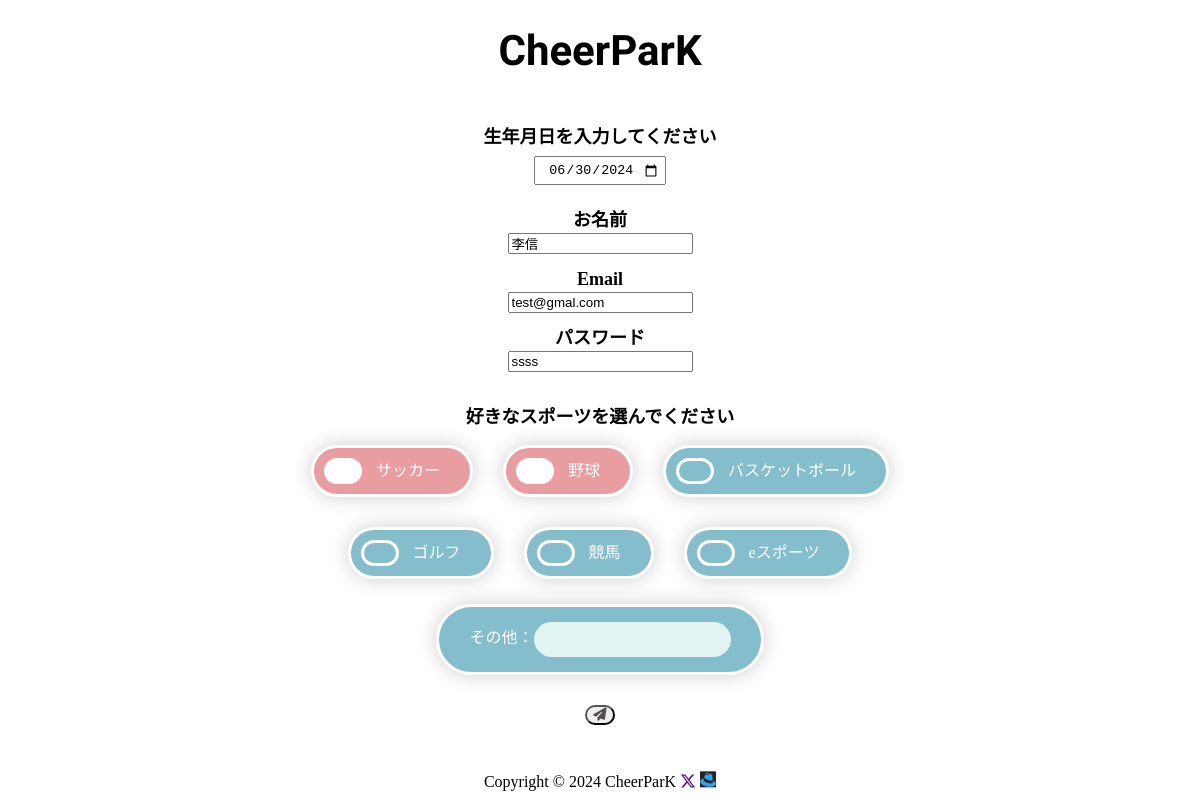
The app's page /detail.php?id=9 with its own data.
### tables this page shows
CREATE TABLE `cheerpark_an_table3` (
  `id` int(12) NOT NULL,
  `birth` date NOT NULL,
  `name` varchar(64) NOT NULL,
  `email` varchar(128) NOT NULL,
  `passward` varchar(12) NOT NULL,
  `sport` varchar(100) DEFAULT NULL,
  `other` text DEFAULT NULL,
  `date` datetime NOT NULL
);

### detail.php (the view, shortened to what this page needs)
<?php
$id = $_GET['id'];
$pdo = db_conn();
$stmt = $pdo->prepare('SELECT * FROM cheerpark_an_table3 WHERE id = :id;');
$stmt->bindValue(':id', $id, PDO::PARAM_INT);
$status = $stmt->execute();
if ($status === false) {
    sql_error($stmt);
} else {
    $result = $stmt->fetch();
}
?>
<!DOCTYPE html>
<html lang="jp">
<head>
    <link rel="stylesheet" href="css/reset.css">
    <link rel="stylesheet" href="css/style.css">
</head>
<body>
    <div class="cont">
        <form action="update.php" method="post"><br>
            <div class="" id="question1">
                <h2 class="birth_title">生年月日を入力してください</h2>
                <input type="date" name="birth" class="birth_input" value="<?= $result['birth'] ?>"><br>
                <h2 class="name">お名前</h2>
                <input type="text" name="name" class="name_input" value="<?= $result['name'] ?>"><br>
                <h2 class="email">Email</h2>
                <input type="text" name="email" class="email_input" value="<?= $result['email'] ?>"><br>
                <h2 class="passward">パスワード</h2>
                <input type="text" name="passward" class="passward_input" value="<?= $result['passward'] ?>" value="<?= $result['passward'] ?>"><br>
            </div>
            <div class="" id="question2">
                <h2 class="sports">好きなスポーツを選んでください</h2>
                <div class="sports_group">
                    <div class="container">
                        <label class="toggle" for="toggle1">サッカー</label>
                        <label class="toggle" for="toggle2">野球</label>
                        <label class="toggle" for="toggle3">バスケットボール</label><br>
                        <label class="toggle" for="toggle4">ゴルフ</label>
                        <label class="toggle" for="toggle5">競馬</label>
                        <label class="toggle" for="toggle6">eスポーツ</label>
                    </div>
                </div>
                <div class="other_group">
                    <div class="other">
                        その他：<input class="other_txst" type="txst" name="other" value="<?= $result['other'] ?>">
                    </div>
                </div>
                <div class="btn_send">
                    <button type="submit" class="send">
                        <i class="fa-solid fa-paper-plane" style="color: rgb(87, 80, 80)"></i>
                    </button>
                </div>
            </div>
        </form>
    </div>
    <footer>
        Copyright © 2024 CheerParK
        <a href=""><i class="fa-brands fa-x-twitter"></i></a>
        <a href=""><img src="img/hat.jpg" class="aicon" alt=""></a>
    </footer>
</body>
</html>

### css/style.css (style rules this page uses)
body { background: white; min-height: 95vh; }
.cont { min-width: 250px; max-width: 650px; position: relative; margin: 0 auto; text-align: center; }
footer { text-align: center; position: sticky; top: 100vh; width: 100%; }
.title { text-align: center; margin: 30px; font-size: 42px; font-family: 'Montserrat Subrayada', sans-serif; }
.birth_title { text-align: center; margin-top: 10px; font-size: 18px; }
.birth_input { display: flex; text-align: center; justify-content: center; margin: 10px auto; padding: 4px; }
.send { display: flex; justify-content: center; margin: 0 auto; margin-bottom: 30px; border-radius: 100px; }
.btn_send { margin: 20px; }
.name { margin-bottom: 4px; text-align: center; font-size: 18px; }
.name_input { display: flex; justify-content: center; margin: 0 auto; }
.email { margin-bottom: 4px; text-align: center; font-size: 18px; }
.email_input { display: flex; justify-content: center; margin: 0 auto; }
.passward { margin-bottom: 4px; text-align: center; font-size: 18px; }
.passward_input { display: flex; justify-content: center; margin: 0 auto; }
.sports { margin-top: 20px; margin-bottom: 4px; text-align: center; font-size: 18px; }
.sports_group { display: flex; justify-content: center; }
.container { max-width: 650px; display: flex; flex-wrap: wrap; justify-content: center; margin: 0 auto; }
.toggle { position: relative; margin: 15px; padding: 15px 30px 15px 62px; border: 3px solid #fff; border-radius: 100px; color: #fff; background-color: #84bdcb; box-shadow: 0 0 20px rgba(0, 0, 0, .2); white-space: nowrap; cursor: pointer; transition: background-color .2s, box-shadow .2s; }
.toggle::before { content: ''; display: block; position: absolute; top: 10px; bottom: 10px; left: 10px; width: 32px; border: 3px solid #fff; border-radius: 100px; transition: background-color .2s; }
.check:checked+label { background-color: #e89da1; }
.check:checked+.toggle::before { background-color: #fff; }
.other_group { display: flex; justify-content: center; }
.other { max-width: 450px; text-align: left; margin: 10px; padding: 15px 30px 15px 30px; border: 3px solid #fff; border-radius: 100px; color: #fff; background-color: #84bdcb; box-shadow: 0 0 20px rgba(0, 0, 0, .2); white-space: nowrap; cursor: pointer; transition: background-color .2s, box-shadow .2s; }
.other_txst { padding: 10px; background-color: #e1f3f3; border: none; border-radius: 100px; }
.aicon { width: 16px; height: 16px; }

### records on screen
cheerpark_an_table3: birth "06/30/2024", name "李信", email "test@gmal.com", passward "ssss"
